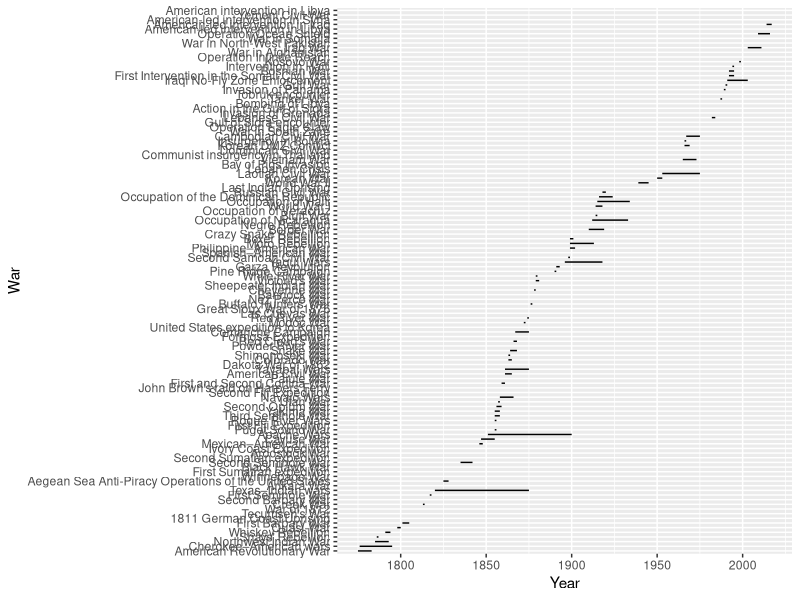

Source code (R):
library(ggplot2)

# Read from csv 
wars <- read.csv("wars.csv")

# Order dataframe 
wars$Name <- factor(wars$Name, levels = wars$Name[order(wars$Start)])

# Create time plot
g2 <- ggplot() +
  geom_segment(data = wars, aes(x = Start, xend = End, y = Name, yend = Name)) +
  xlab("Year") +
  ylab("War")

g2
